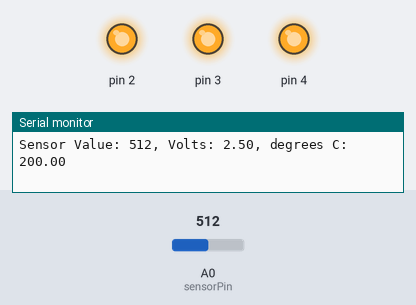
The sketch below on a simulated Arduino Uno, built with avr-gcc and run on an emulated ATmega328P. On the bench: output pins drawn as LEDs (lit = HIGH), the last lines printed to the serial monitor. Inputs (shaded band) come from the test bench; at power-on: A0 (sensorPin) = 512.

Above: at 1.2 s.
1.3 s: A0 (sensorPin) set to 391
4.3 s: A0 (sensorPin) set to 376
At 5.5 s:
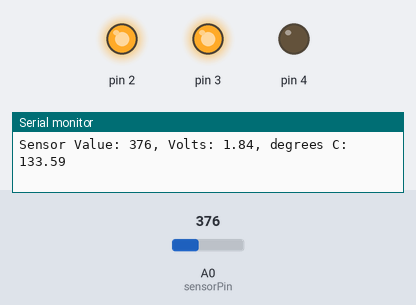
5.8 s: A0 (sensorPin) set to 306
At 7.2 s:
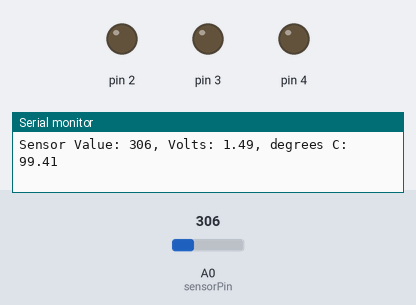
Timing chart, 0 to 8.8 s (numbered marks = the images above; inputs shaded):
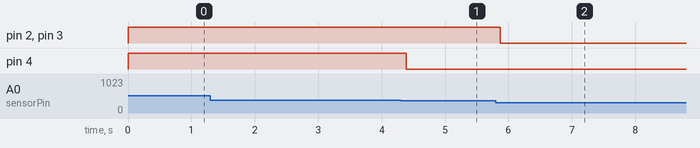

The sketch:

03-sketch.ino
```cpp
// Summary:
// 1) reads a temperature sensor
// 2) prints raw value, voltage, and temp to the serial monitor
// 3) activates 0, 1, 2, or 3 LEDs depending on how much the temp rises above the baseline

const int sensorPin = A0;                              // set analog pin a0 for sensor
const float baselineTemp = 128;                       // base temp ref in C

void setup(){                                          // runs once at startup
  Serial.begin(9600);                                  // start/open serial port at 9600 baud
  for(int pinNumber = 2; pinNumber<5; pinNumber++){    // set pins 2-4 as output, turn off
    pinMode(pinNumber, OUTPUT);                        // make pin output
    digitalWrite(pinNumber, LOW);                      // set pin low
  }
}

void loop(){                                           // main loop
  int sensorVal = analogRead(sensorPin);               // read temp sensor
  Serial.print("Sensor Value: ");                      // print raw analaog value
  Serial.print(sensorVal);
  float voltage = (sensorVal/1024.0) *5.0;             // convert to volts
  Serial.print(", Volts: ");                          // print voltage
  Serial.print(voltage);
  Serial.print(", degrees C: ");                       // label for temp
  float temperature = (voltage - .5) * 100;            // calc temp from voltage
  Serial.println(temperature);                         // print temp
  if(temperature < baselineTemp+2){                    // if temp < base + 2C, all off
    digitalWrite(2, LOW);
    digitalWrite(3, LOW);
    digitalWrite(4, LOW);                              // if temp between base +2 and base +4, light one
  }else if(temperature >= baselineTemp+2 && temperature < baselineTemp+4){
    digitalWrite(2, HIGH);
    digitalWrite(3, LOW);
    digitalWrite(4, LOW);                               // if temp between base +4 and base +6, light two
  }else if(temperature >= baselineTemp+4 && temperature < baselineTemp+6){
    digitalWrite(2, HIGH);
    digitalWrite(3, HIGH);
    digitalWrite(4, LOW);
  }else if(temperature >= baselineTemp+6){              // if temp > or = tp base +6, light all
    digitalWrite(2, HIGH);
    digitalWrite(3, HIGH);
    digitalWrite(4, HIGH);
  }
  delay(1);                                              // short delay
}
```

Measured:
- the behaviour switches between 377 and 376 on A0 (sensorPin) (found by bisection; images 0 and 1)
- after the input at 4.3 s, pin 4: HIGH → LOW after 0.09 s
- after the input at 5.8 s, pin 2, pin 3: HIGH → LOW after 0.07 s
